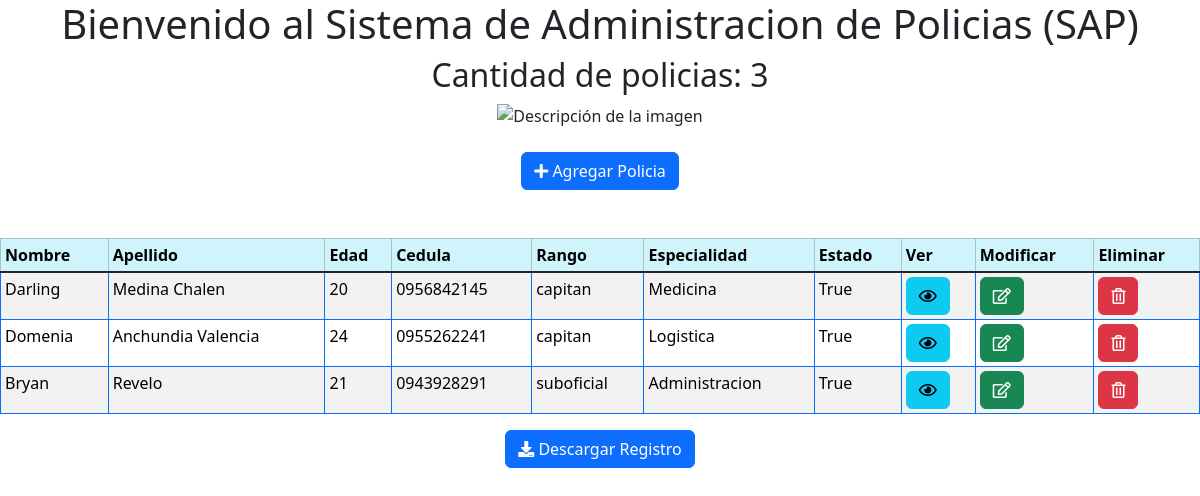
The app's page /, older data.
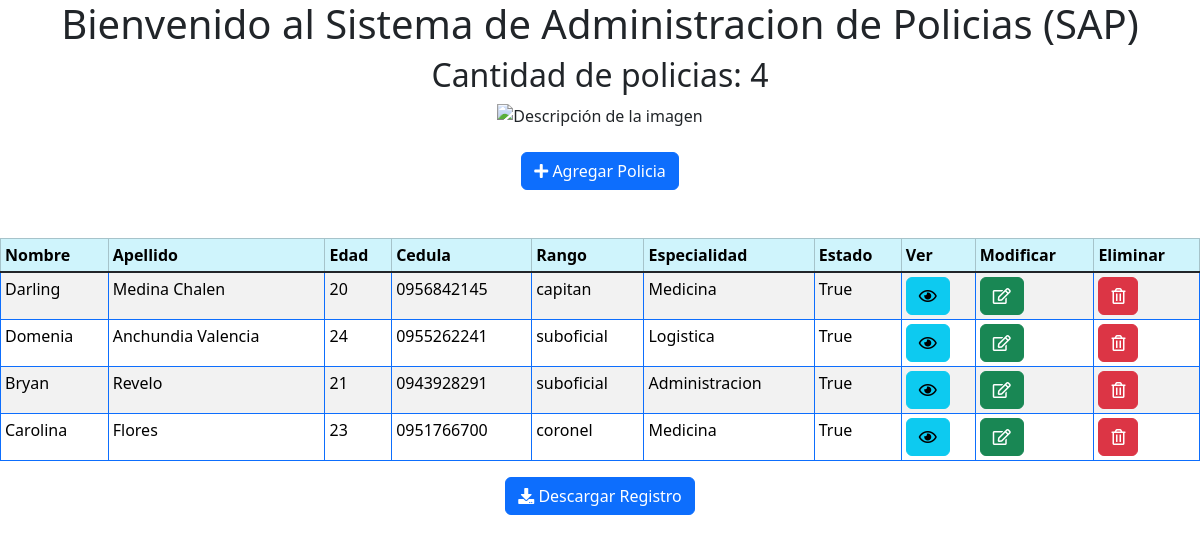
The same page, newer data.
### policia/models.py (models this page shows, shortened)
class policia(models.Model):
    nombres = models.CharField(max_length=20, null=True)
    apellidos = models.CharField(max_length=20, null=True)
    edad = models.CharField(max_length=20, null=True)
    cedula = models.CharField(max_length=20, null=True)
    puesto = models.ForeignKey(rango, on_delete=models.SET_NULL, null=True)
    especialista = models.ForeignKey(especialidad, on_delete=models.SET_NULL, null=True)
    activo = models.BooleanField(default=True)

class rango(models.Model):
    cargo = models.CharField(max_length=20, null=True)
    area = models.CharField(max_length=50, null=True)
    tiempo = models.IntegerField(max_length=20, null=True)
    sector = models.CharField(max_length=150, null=True)
    def __str__(self):
        return f'{self.cargo} '

class especialidad(models.Model):
    nombre = models.CharField(max_length=20, null=True)
    descripcion = models.CharField(max_length=20, null=True)
    nivel_academico = models.CharField(max_length=20, null=True)
    def __str__(self):
        return f'{self.nombre}'

### webapp/views.py (the view)
# urls.py: path('',bienvenida2, name='inicio'),
def bienvenida2(request):
    cantidad_policias = policia.objects.count()
    policias = policia.objects.all()
    dict_datos = {'cantidad_policias':cantidad_policias, 'policias':policias}
    pagina = loader.get_template('bienvenida.html')
    return HttpResponse(pagina.render(dict_datos,request))

### webapp/templates/bienvenida.html (shortened to what this page needs)
<!DOCTYPE html>
<html lang="en">
<head>
    {% load static %}
    <link href="https://cdnjs.cloudflare.com/ajax/libs/font-awesome/5.15.4/css/all.min.css" rel="stylesheet">
    <link href="https://cdn.jsdelivr.net/npm/bootstrap@5.3.2/dist/css/bootstrap.min.css" rel="stylesheet">
</head>
<body>
    <div class="panel panel-primary" align="center">
        <div class="panel-heading">
            <h1>Bienvenido al Sistema de Administracion de Policias (SAP)</h1>
        </div>
        <h2>Cantidad de policias: {{ cantidad_policias }}</h2>
        <img src="https://drive.google.com/uc?export=view&id=11s8YIGtH6qrgPLxO7hBxEeggAvGEsvYL" alt="Descripción de la imagen" width="500" height="250"><br>
    </div>
    <div align="center" class="">
        <br><a href="agregar_policia/" class="btn btn-primary"><i class="fas fa-plus"></i> Agregar Policia</a>
    </div>
    <br>
    <br>
    <table class="table table-hover table-striped table-bordered border-primary table-sm" style="width:100%">
        <thead>
            <tr scope="row" class="table-info">
                <th scope="col">Nombre</th>
                <th scope="col">Apellido</th>
                <th scope="col">Edad</th>
                <th scope="col">Cedula</th>
                <th scope="col">Rango</th>
                <th scope="col">Especialidad</th>
                <th scope="col">Estado</th>
                <th scope="col">Ver</th>
                <th scope="col">Modificar</th>
                <th scope="col">Eliminar</th>
            </tr>
        </thead>
        <tbody class="table-group-divider">
            {% for policia in policias %}
                <tr scope="row">
                    <td>{{ policia.nombres }}</td>
                    <td>{{ policia.apellidos }}</td>
                    <td>{{ policia.edad }}</td>
                    <td>{{ policia.cedula }}</td>
                    <td>{{ policia.puesto|default_if_none:"-" }}</td>
                    <td>{{ policia.especialista|default_if_none:"-" }}</td>
                    <td>{{ policia.activo }}</td>
                    <td><a href="ver_policia/{{ policia.id }}" class="btn btn-info"><i class="far fa-eye"></i></a></td>
                    <td><a href="modificar_policia/{{ policia.id }}" class="btn btn-success"><i class="far fa-edit"></i></a></td>
                    <td><a href="eliminar_policia/{{ policia.id }}" class="btn btn-danger"><i class="far fa-trash-alt"></i></a></td>
                </tr>
            {% endfor %}
        </tbody>
    </table>
    <div align="center">
        <a id="btn-descargar-csv" class="btn btn-primary" href="#"><i class="fas fa-download"></i> Descargar Registro</a>
    </div>
    <br>
    <br>
</body>
</html>

Row changes from the older to the newer data that the page shows:
changed policia "Domenia": puesto "capitan" → "suboficial"
added policia: nombres "Carolina", apellidos "Flores", edad "23", cedula "0951766700", puesto "coronel", especialista "Medicina", activo "True"
Text that changed along with them:
{{ cantidad_policias }}: "3" → "4"
